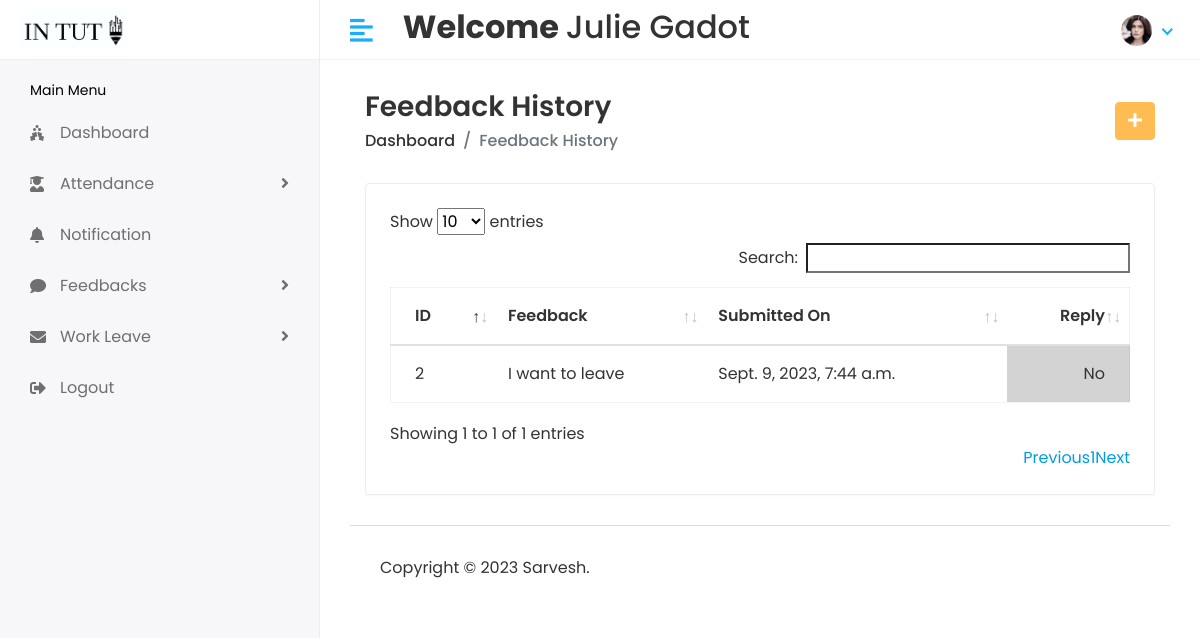
Page /Staff/feedbacklist (signed in) on the committed database.
### stuapp/models.py (models this page shows, shortened)
class CustomUser(AbstractUser):
    USER={
        (1,'HOD'),(2,'STAFF'),(3,'STUDENT')
    }
    user_type=models.CharField(choices=USER,max_length=100,default=1)
    profile_pic=models.ImageField(upload_to='media/profile_pic')

class StaffFeedback(models.Model):
    staffID=models.ForeignKey(Staff,on_delete=models.CASCADE)
    feedback=models.TextField()
    feedbackreply=models.TextField()
    created_at=models.DateTimeField(auto_now_add=True)

### student/staffviews.py (the view)
# urls.py: path('Staff/feedbacklist',staffviews.stafffeedbacklist,name='stafffeedbacklist'),
@login_required(login_url='/')
def stafffeedbacklist(request):
    staff=Staff.objects.filter(admin=request.user.id)
    for i in staff:
        staffID=i.id
        list=StaffFeedback.objects.filter(staffID=staffID)
    return render(request,'staff/feedbacklist.html',{'list':list})

### templates/staff/feedbacklist.html (shortened to what this page needs)
{% extends 'base.html' %}
{% block content %}
{% load static %}
<div class="content container-fluid">
   <div class="page-header">
      <div class="row align-items-center">
         <div class="col">
            <h3 class="page-title">Feedback History</h3>
            <ul class="breadcrumb">
               <li class="breadcrumb-item"><a href="{% url 'staffhome'%}">Dashboard</a></li>
               <li class="breadcrumb-item active">Feedback History</li>
            </ul>
         </div>
         <div class="col-auto text-right float-right ml-auto">
            <a href="{% url 'stafffeedback' %}" class="btn btn-primary"><i class="fas fa-plus"></i></a>
         </div>
      </div>
   </div>
   <div class="row">
      <div class="col-sm-12">
         <div class="card card-table">
            <div class="card-body">
               <div class="table-responsive">
                  <table id="table_id" class="table table-hover table-center mb-0">
                     <thead>
                        <tr>
                            <th>ID</th>
                           <th>Feedback</th>
                           <th>Submitted On</th>
                           <th class="text-right">Reply</th>
                        </tr>
                     </thead>
                     <tbody>
                        {% for i in list %}
                        <tr>
                           <td>{{i.id}}</td>
                           <td>{{i.feedback}}</td>
                           <td>{{i.created_at}}</td>
                               {% if i.feedbackreply == ""%}
                              <td class="text-right"> <button class="badge badge-danger" disabled="disabled">No Reply</button></td>
                               {% else %}
                               <td class="text-right" style="background-color:lightgrey;color:balck">{{i.feedbackreply}}</td>
                               {% endif %}
                        </tr>
                        {% endfor %}
                     </tbody>
                  </table>
               </div>
            </div>
         </div>
      </div>
   </div>
</div>
{% endblock %}

### templates/includes/header.html (shortened to what this page needs)
{% load static %}
<div class="header" >
    <div class="header-left" style="background-color:white">
        {% if user.user_type == '1' %}
        <a href="{% url 'hodhome'%}" class="logo container" >
            <img src="{% static 'assets/img/logo1big.png'%}" width="300px" height="100px" alt="Logo">
        </a>
        {% elif user.user_type == '2' %}
        <a href="{% url 'staffhome'%}" class="logo">
            <img src="{% static 'assets/img/logo1big.png'%}" alt="Logo">
        </a>
        {% else %}
        <a href="{% url 'studenthome'%}" class="logo">
            <img src="{% static 'assets/img/logo1big.png'%}" alt="Logo">
        </a>
        {% endif %}
    </div>
    <a href="javascript:void(0);" id="toggle_btn">
        <i class="fas fa-align-left"></i>
    </a>
    <div class="top-nav-search my-2">
        <h2><strong> Welcome </strong> {{user.first_name}} {{user.last_name}} </h2>
    </div>
    <ul class="nav user-menu">
        <li class="nav-item dropdown has-arrow">
            <a href="#" class="dropdown-toggle nav-link" data-toggle="dropdown">
                {% if user.profile_pic == "" %}
                <span class="user-img"><img class="rounded-circle" src="{% static 'assets/img/noimg.jpg' %}" width="31"
                        ></span>
                {% else %}
                <span class="user-img"><img class="rounded-circle" src="/{{user.profile_pic}}" width="31"
                        alt="Ryan Taylor"></span>
                {% endif %}
            </a>
        </li>
    </ul>
</div>

### static/assets/css/style.css (style rules this page uses)
html { height: 100%; }
body { background-color: #fff; color: #333; font-family: 'Poppins', sans-serif; font-size: 1rem; height: 100%; line-height: 1.5; overflow-x: hidden; }
h1, h2, h3, h4, h5, h6 { font-family: 'Poppins', sans-serif; margin-top: 0; }
a { color: #009ce7; }
input, button, a { transition: all 0.4s ease; -moz-transition: all 0.4s ease; -o-transition: all 0.4s ease; -ms-transition: all 0.4s ease; -webkit-transition: all 0.4s ease; }
ul, ol { padding: 0px; list-style: none; }
.table { color: #333; max-width: 100%; margin-bottom: 0; width: 100%; }
.table.dataTable { border-collapse: collapse !important; border: 1px solid rgba(0, 0, 0, 0.05); }
.table thead tr th { font-weight: 600; }
.table tbody tr { border-bottom: 1px solid rgba(0, 0, 0, 0.05); }
.table.table-center td, .table.table-center th { vertical-align: middle; }
.card-table .card-body .table > thead > tr > th { border-top: 0; }
.card-table .card-body .table tr td:first-child, .card-table .card-body .table tr th:first-child { padding-left: 1.5rem; }
.card-table .card-body .table tr td:last-child, .card-table .card-body .table tr th:last-child { padding-right: 1.5rem; }
.card-table .table td, .card-table .table th { border-top: 1px solid #e2e5e8; padding: 1rem 0.75rem; white-space: nowrap; }
.btn-primary { background-color: #FFBC53; border: 1px solid #FFBC53; }
.card { border: 1px solid #ececf5; box-shadow: 0 1px 3px 0 rgba(0, 0, 0, 0.03); margin-bottom: 1.875rem; }
.card-body { padding: 1.5rem; }
.header { background-color: #fff; border-bottom: 1px solid #f3f3f4; left: 0; position: fixed; right: 0; top: 0; z-index: 1001; height: 60px; }
.header .header-left { float: left; height: 60px; padding: 0 20px; position: relative; width: 320px; z-index: 1; transition: all 0.2s ease-in-out; background-color: #f7f7fa; border-bottom: 1px solid #efefef; border-right: 1px solid #ececf5; display: flex; align-items: center; }
.header .header-left .logo { display: inline-block; line-height: 60px; }
.header .header-left .logo img { max-height: 40px; width: auto; }
.header .dropdown-toggle:after { display: none; }
.header .has-arrow .dropdown-toggle:after { border-top: 0; border-left: 0; border-bottom: 2px solid #18aefa; border-right: 2px solid #18aefa; content: ''; height: 8px; display: inline-block; pointer-events: none; -webkit-transform-origin: 66% 66%; -ms-transform-origin: 66% 66%; transform-origin: 66% 66%; -webkit-transform: rotate(45deg); -ms-transform: rotate(45deg); transform: rotate(45deg); -webkit-transition: all 0.15s ease-in-out; transition: all 0.15s ease-in-out; width: 8px; vertical-align: 0px; }
.user-menu { float: right; margin: 0; position: relative; z-index: 99; padding-right: 15px; }
.user-menu.nav > li > a { color: #a0a0a0; font-size: 14px; line-height: 58px; padding: 0 15px; height: 60px; }
.user-img { margin-right: 3px; position: relative; }
.top-nav-search { float: left; margin-left: 15px; }
.page-header { margin-bottom: 1.875rem; }
.page-header .breadcrumb { background-color: transparent; color: #6c757d; font-size: 1rem; font-weight: 500; margin-bottom: 0; padding: 0; }
.page-header .breadcrumb a { color: #333; }
.page-title { font-size: 28px; font-weight: 600; color: #333; margin-bottom: 5px; }
@media (min-width: 992px) { #toggle_btn { align-items: center; color: #18aefa; display: inline-flex; float: left; font-size: 26px; height: 60px; justify-content: center; margin-left: 15px; padding: 0 15px; } }

### rows in the picture
CustomUser: first_name "Julie", last_name "Gadot", profile_pic (picture)
StaffFeedback: id "2", feedback "I want to leave", created_at "Sept. 9, 2023, 7:44 a.m.", feedbackreply "No"
